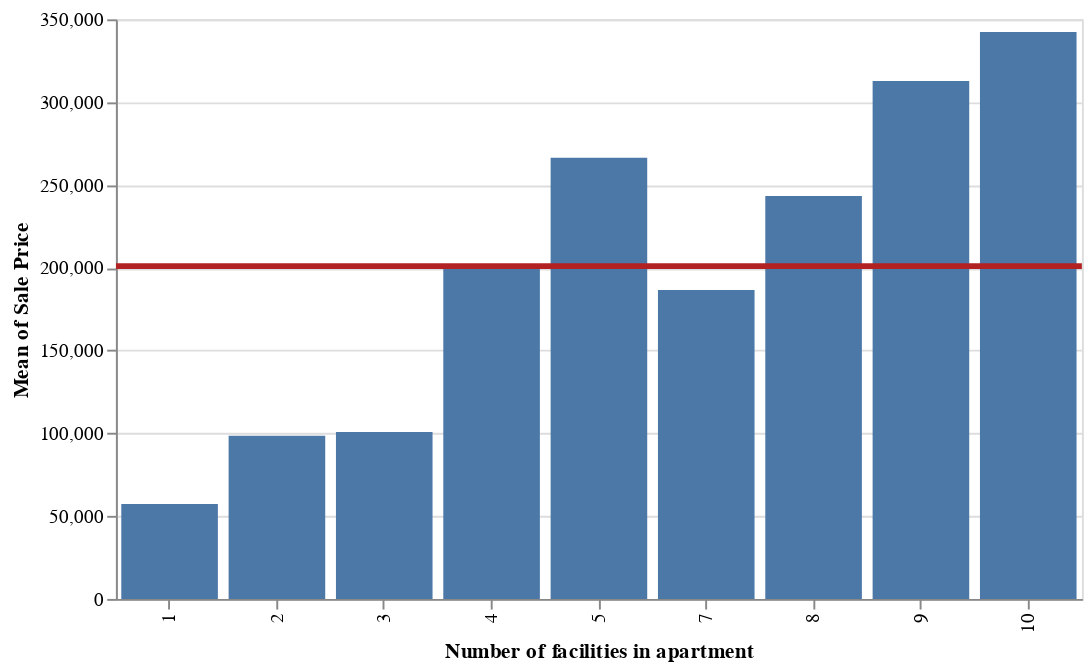

This figure's notebook cell:
### Code cell
selected_bars = alt.selection(type='interval', encodings=['x'])

bars = alt.Chart(MeanSalePrice_Facilities).mark_bar().encode(
    x=alt.X('N_FacilitiesInApt:N', title='Number of facilities in apartment'),
    y=alt.Y('MeanSalePrice:Q', title='Mean of Sale Price'),
    tooltip=['N_FacilitiesInApt', 'MeanSalePrice', 'NoSoldApt'],
    opacity=alt.condition(selected_bars, alt.OpacityValue(1), alt.OpacityValue(0.7)),
).properties(width=500).add_selection(selected_bars).interactive()

line = alt.Chart(MeanSalePrice_Facilities).mark_rule(color='firebrick').encode(
    y=alt.Y('mean(MeanSalePrice):Q', title='Mean of Sale Price'),
    size=alt.SizeValue(3)
).transform_filter(selected_bars)
bars + line

### Figure 1 — Vega-Lite specification as saved in the notebook (floating-point values rounded to 4 significant figures)
{"config": {"view": {"continuousWidth": 400, "continuousHeight": 300}}, "layer": [{"mark": "bar", "encoding": {"opacity": {"condition": {"value": 1, "selection": "selector001"}, "value": 0.7}, "tooltip": [{"type": "quantitative", "field": "N_FacilitiesInApt"}, {"type": "quantitative", "field": "MeanSalePrice"}, {"type": "quantitative", "field": "NoSoldApt"}], "x": {"type": "nominal", "field": "N_FacilitiesInApt", "title": "Number of facilities in apartment"}, "y": {"type": "quantitative", "field": "MeanSalePrice", "title": "Mean of Sale Price"}}, "selection": {"selector001": {"type": "interval", "encodings": ["x"]}, "selector002": {"type": "interval", "bind": "scales", "encodings": ["x", "y"]}}, "width": 500}, {"mark": {"type": "rule", "color": "firebrick"}, "encoding": {"size": {"value": 3}, "y": {"type": "quantitative", "aggregate": "mean", "field": "MeanSalePrice", "title": "Mean of Sale Price"}}, "transform": [{"filter": {"selection": "selector001"}}]}], "data": {"name": "data-3222e03fad0e700661e105b4379d7c7f"}, "$schema": "https://vega.github.io/schema/vega-lite/v4.8.1.json", "datasets": {"data-3222e03fad0e700661e105b4379d7c7f": [{"N_FacilitiesInApt": 1, "MeanSalePrice": 57290.0, "NoSoldApt": 55}, {"N_FacilitiesInApt": 2, "MeanSalePrice": 98530.0, "NoSoldApt": 69}, {"N_FacilitiesInApt": 3, "MeanSalePrice": 100900.0, "NoSoldApt": 677}, {"N_FacilitiesInApt": 4, "MeanSalePrice": 200100.0, "NoSoldApt": 1447}, {"N_FacilitiesInApt": 5, "MeanSalePrice": 266300.0, "NoSoldApt": 1160}, {"N_FacilitiesInApt": 7, "MeanSalePrice": 186600.0, "NoSoldApt": 1225}, {"N_FacilitiesInApt": 8, "MeanSalePrice": 243300.0, "NoSoldApt": 270}, {"N_FacilitiesInApt": 9, "MeanSalePrice": 312700.0, "NoSoldApt": 203}, {"N_FacilitiesInApt": 10, "MeanSalePrice": 342400.0, "NoSoldApt": 785}]}}
